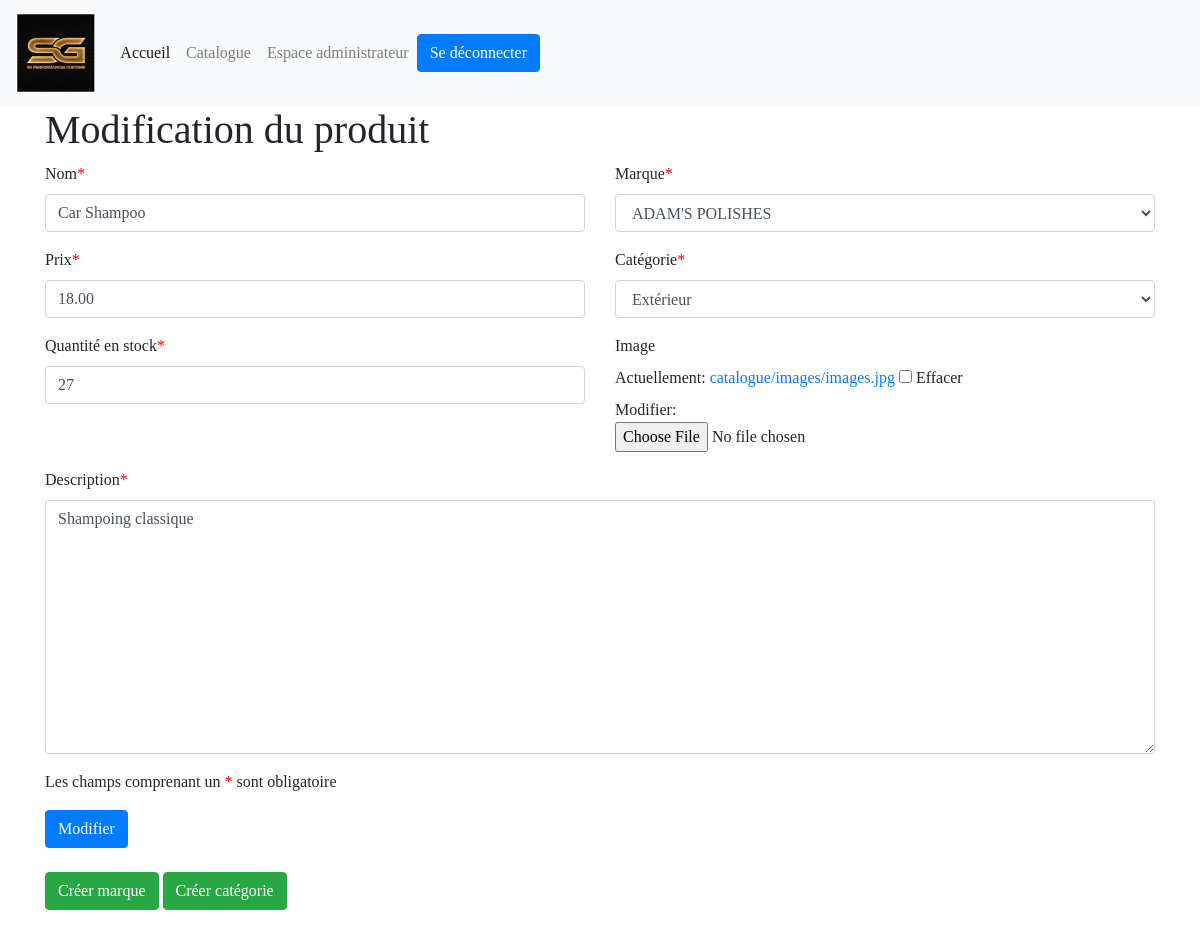
The page /compte/modifierProduit/1 (signed in) on the database its author committed.
### catalogue/models.py (models this page shows, shortened)
class SGPC_PRODUIT(models.Model):
    PRO_NOM = models.CharField(max_length=40)
    PRO_MARQUE = models.ForeignKey(SGPC_MARQUE, on_delete=models.CASCADE)
    PRO_DESCRIPTION = models.TextField(max_length=200)
    PRO_PRIX_CATALOGUE = models.DecimalField(max_digits=12,decimal_places=2,  validators=[MinValueValidator(0.01)])
    PRO_CATEGORIE = models.ForeignKey(SGPC_CATEGORIE, models.CASCADE)
    PRO_QUANTITESTOCK = models.PositiveIntegerField()
    PRO_IMAGE = models.ImageField(default="", blank=True)
    is_active = models.BooleanField(default=True)

### compte/views.py (the view)
# urls.py: path('modifierProduit/<str:pk>', views.modifierProduit, name="modif_produit"),
@login_required(login_url="/login/")#inspirer de https://www.youtube.com/watch?v=eBsc65jTKvw
@user_passes_test(lambda u: u.UTI_is_admin) #inspirer de https://stackoverflow.com/questions/21649439/redirecting-user-passes-testlambda-u-u-is-superuser-if-not-a-superuser-to-an
def modifierProduit(request, pk):
    produit = SGPC_PRODUIT.objects.get(id=pk) # Récupération du produit ayant le même id que que le paramètre "pk"
    form = forms.modifierProduit(instance=produit) # Récupération du formulaire de modification de produit pré-rempli avec les informations du produit
    if request.method == 'POST':
        form = forms.modifierProduit(request.POST, instance=produit)
        if form.is_valid():
            instance = form.save(commit=False)
            instance.save() # Enregistrement des changements dans la base de données
            return redirect('liste_produits')
    context = {
        'form': form,
        'produit': produit,
    }
    return render(request, 'compte/modifierProduit.html', context)

### compte/forms.py
class modifierProduit(forms.ModelForm):
    class Meta:
        model = SGPC_PRODUIT
        fields = ['PRO_NOM', 'PRO_MARQUE', 'PRO_DESCRIPTION', 'PRO_PRIX_CATALOGUE', 'PRO_CATEGORIE', 'PRO_QUANTITESTOCK','PRO_IMAGE']
        labels = {"PRO_NOM": "Nom", "PRO_MARQUE": "Marque", "PRO_DESCRIPTION": "Description", "PRO_PRIX_CATALOGUE": "Prix",
                  "PRO_CATEGORIE": "Catégorie", "PRO_QUANTITESTOCK": "Quantité en stock", "PRO_IMAGE": "Image"}

### catalogue/models.py (called while the page is built)
    def __str__(self):
        return self.MAR_NOM

    def __str__(self):
        return self.CAT_NOM

### compte/templates/compte/modifierProduit.html (shortened to what this page needs)
<!DOCTYPE html>
<html lang="en">
<head>
    {% load static %}
    {% load bootstrap4 %}
    {% load crispy_forms_tags %}
    {% bootstrap_css %}
    <link rel="stylesheet" href="https://cdnjs.cloudflare.com/ajax/libs/font-awesome/4.7.0/css/font-awesome.min.css">
    <link href="{% static 'compte/css/modifierProduit.css' %}" rel="stylesheet" type="text/css">
</head>
<body>
    {% include 'nav.html' %}
    <div class="container">
        <div class="form-group">
            <h1>Modification du produit</h1>
            <form action="{% url 'modif_produit' produit.id %}" method="post">
                <div class="row">
                    <div class="col-6">
                        {{ form.PRO_NOM|as_crispy_field }}
                    </div>
                    <div class="col-6">
                        {{ form.PRO_MARQUE|as_crispy_field }}
                    </div>
                    <div class="col-6">
                        {{ form.PRO_PRIX_CATALOGUE|as_crispy_field }}
                    </div>
                    <div class="col-6">
                        {{ form.PRO_CATEGORIE|as_crispy_field }}
                    </div>
                    <div class="col-6">
                        {{ form.PRO_QUANTITESTOCK|as_crispy_field }}
                    </div>
                    <div class="col-6">
                        {{ form.PRO_IMAGE|as_crispy_field }}
                    </div>
                    <div class="col-12">
                        {{ form.PRO_DESCRIPTION|as_crispy_field }}
                    </div>
                </div>
                <p>Les champs comprenant un <span class="asteriskField">*</span>  sont obligatoire</p>
                <input type="submit" class="btn btn-primary" value="Modifier">
            </form>
            <br>
                <a href="{% url 'creerMarque'%}"> <button class="btn btn-success">Créer marque</button></a><a href="{% url 'creerCategorie'%}"> <button class="btn btn-success">Créer catégorie</button></a>
        </div>
    </div>
</body>
</html>

### compte/static/compte/css/modifierProduit.css (style rules this page uses)
* { margin: 0; padding: 0; font-family: Bahnschrift; }
.asteriskField { color: red; }

### rows shown on the page
SGPC_PRODUIT: PRO_NOM "Car Shampoo", PRO_MARQUE "ADAM'S POLISHES", PRO_PRIX_CATALOGUE "18.00", PRO_CATEGORIE "Extérieur", PRO_QUANTITESTOCK "27", PRO_DESCRIPTION "Shampoing classique"
